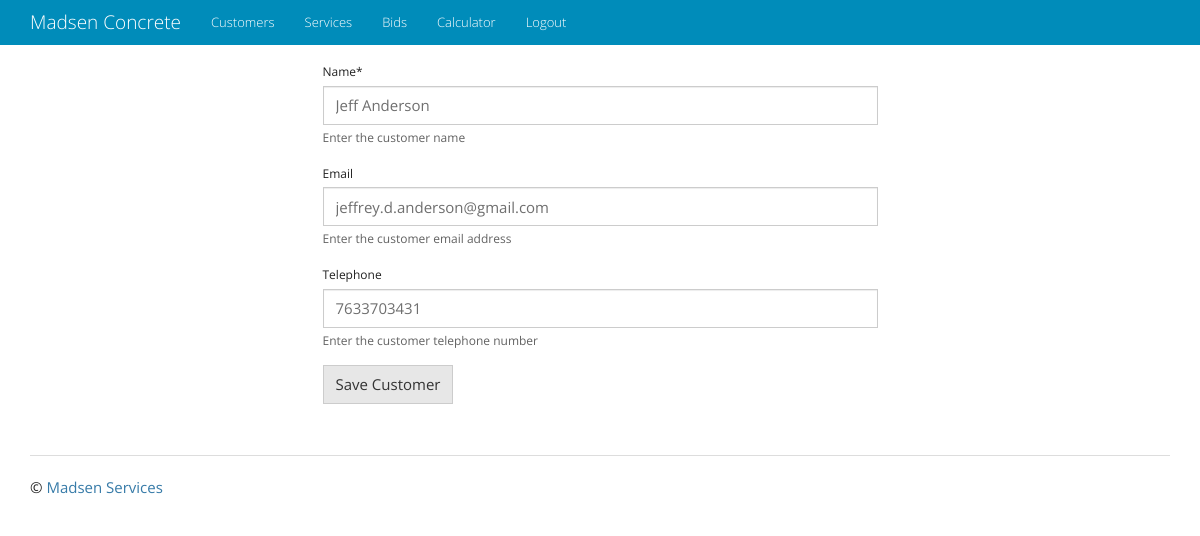
/customer/1/update/, run on an earlier commit of the app's database.
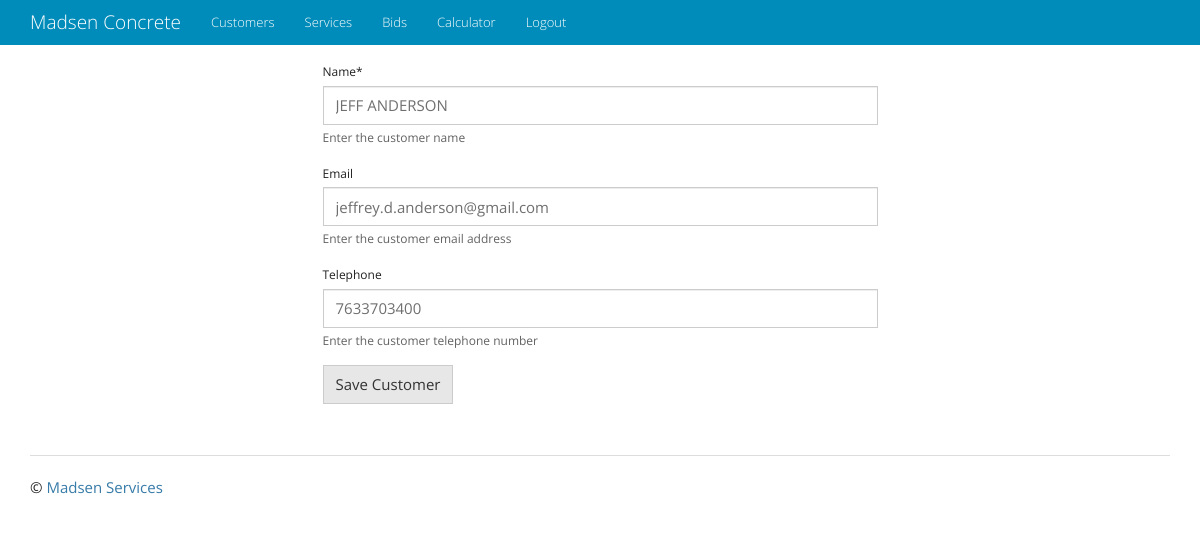
And on a later commit of the database.
### customer/models.py (models this page shows, shortened)
class Customer(models.Model):
    name = models.CharField(max_length=128)
    email = models.EmailField(blank=True)
    telephone = models.CharField(blank=True, max_length=10)
    created_date = models.DateTimeField(auto_now_add=True)
    class Meta:
        verbose_name_plural = 'Customers'

### customer/views.py (the view)
# urls.py: url(r'^(?P<pk>\d+)/update/$', CustomerUpdate.as_view(), name='customer_update'),
class CustomerUpdate(SuccessMessageMixin, UpdateView):
    model = Customer
    form_class = CustomerForm
    success_message = "Successfully Updated: %(name)s"

### customer/forms.py
class CustomerForm(forms.ModelForm):
    name = forms.CharField(max_length=128, help_text="Enter the customer name")
    email = forms.EmailField(max_length=128, required=False, help_text="Enter the customer email address")
    telephone = forms.CharField(min_length=10, max_length=10, required=False,
                                help_text="Enter the customer telephone number")
    class Meta:
        model = Customer
        fields = ('name', 'email', 'telephone')

### templates/customer/customer_form.html
{% extends "base.html" %}
{% block content %}
{% include 'single_form.html' with form=form title='' btn_title="Save Customer" %}
{% endblock content %}

### templates/single_form.html (shortened to what this page needs)
{% load crispy_forms_tags %}
<div class="row">
    <div class="col-sm-6 col-sm-offset-3">
        <form method="POST" action="">{% csrf_token %}
        {{ form|crispy }}
        <input class="btn btn-default" type="submit" value="{% if btn_title %}{{ btn_title }}{% else %}Submit{% endif %}" />
        </form>
    </div>
</div>

What changed in the data, as far as the page shows it:
changed Customer "jeffrey.d.anderson@gmail.com": name "Jeff Anderson" → "JEFF ANDERSON"; telephone "7633703431" → "7633703400"
